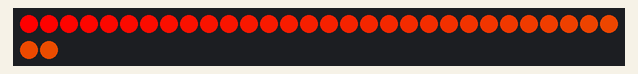
This sketch was run on a simulated Arduino Uno, built with avr-gcc and run on an emulated ATmega328P. On the bench: 32 RGB LEDs in strip order, left to right, continuing on the next row. Dim RGB values are drawn brighter than linear.

Above: at 0.17 s.
At 0.78 s:
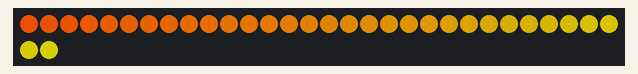
At 1.7 s:
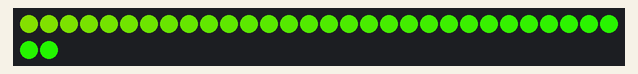
At 3.23 s:
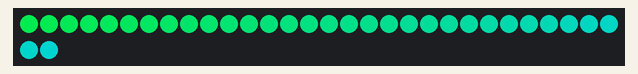
At 4.76 s:
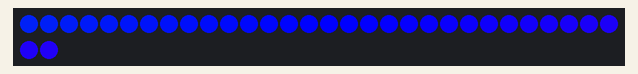
At 6.6 s:
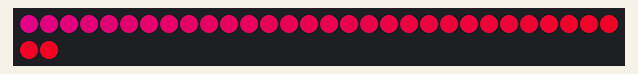

Measured:
- by itself, everything shown: repeats every 7.4 s, in 24 steps

The sketch:

Lights.ino
```cpp
#include "LPD8806.h"
#include "SPI.h"

int nLEDs = 32;
int dataPin = 2;
int clockPin = 3;
uint8_t wait = 10;

LPD8806 strip = LPD8806(nLEDs, dataPin, clockPin);

void setup()
{
  strip.begin();
  strip.show();
}

void loop()
{
  uint8_t wait = 10;
  int i, j;
  for (j=0; j < 384; j++)
    {
      for (i=0; i < strip.numPixels(); i++)
        {
          /*
             TODO
             Implement controlling RGB lights
             x = constant * getHandValue();
             y = getStatus();
             strip.setPixelColor(i, getandValue  % 384));
          */
          strip.setPixelColor(i, Wheel( (i + j)  % 384));
        }
       strip.show();
       delay(wait);
    }
}

/*
  Helper function for RGB strip library
*/

uint32_t Wheel(uint16_t WheelPos)
{
  byte r, g, b;
  switch(WheelPos / 128)
  {
    case 0:
      r = 127 - WheelPos % 128;   //Red down
      g = WheelPos % 128;      // Green up
      b = 0;                  //blue off
      break;
    case 1:
      g = 127 - WheelPos % 128;  //green down
      b = WheelPos % 128;      //blue up
      r = 0;                  //red off
      break;
    case 2:
      b = 127 - WheelPos % 128;  //blue down
      r = WheelPos % 128;      //red up
      g = 0;                  //green off
      break;
  }
  return(strip.Color(r,g,b));
}
```
